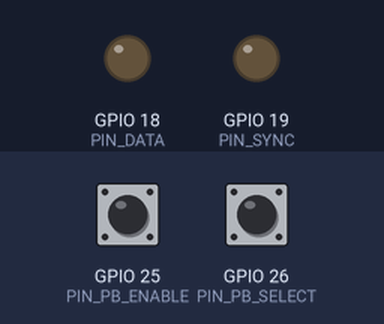
A sketch run on a simulated ESP32. Parts: output pins drawn as LEDs (lit = HIGH). The inputs (shaded band) are chosen by the test bench; at power-on: GPIO 25 (PIN_PB_ENABLE) LOW, GPIO 26 (PIN_PB_SELECT) LOW. What the sketch prints to the serial monitor is not drawn.

Above: at 1.2 s.
1.3 s: GPIO 25 (PIN_PB_ENABLE) driven HIGH
At 1.94 s:
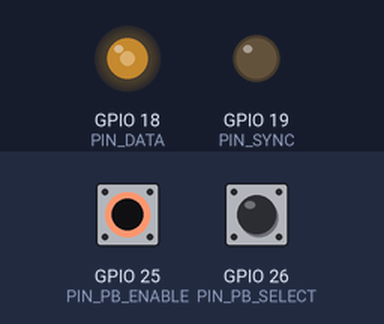
4.3 s: GPIO 26 (PIN_PB_SELECT) pulled HIGH for 0.15 s
At 4.49 s:
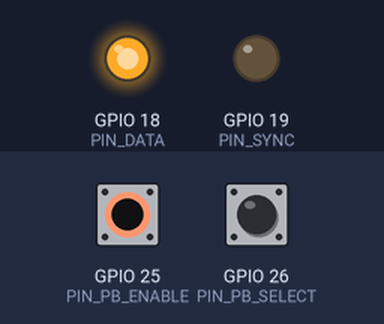
7.3 s: GPIO 26 (PIN_PB_SELECT) pulled HIGH for 1 s
10.3 s: GPIO 26 (PIN_PB_SELECT) pulsed HIGH 2 times (0.12 s each, 0.3 s apart)
13.3 s: GPIO 25 (PIN_PB_ENABLE) pulsed LOW 5 times (0.12 s each, 0.3 s apart)
Timing chart, 0 to 16.3 s (numbered marks = the images above; inputs shaded):
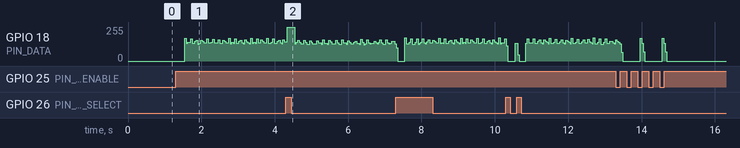

The sketch:

Arduino_code.ino
```cpp
//#define DEBUG_TIMING

#ifdef DEBUG_TIMING
  #define UNIT 20
#else
  #define UNIT 1
#endif

const int PIN_DATA = 18;
const int PIN_SYNC = 19;
const int PIN_PB_ENABLE = 25;
const int PIN_PB_SELECT = 26;

// surname: Sun
const uint32_t param_a = 800 * UNIT;      //a = 8 * 100us
const uint32_t param_b = 600 * UNIT;      //b = 6 * 100us
const int      param_c = 17;              //c = 13 + 4
const uint32_t param_d = 6500 * UNIT;     //d = 13 * 500us
const uint32_t T_SYNC_ON = 50 * UNIT;     //50us

volatile bool outputEnabled = false;
volatile bool alternativeMode = false;
bool lastPB1 = LOW;
bool lastPB2 = LOW;

enum State { SEND_SYNC, SEND_DATA_ON, SEND_DATA_OFF, SEND_IDLE };
State currentState = SEND_SYNC;
int currentPulse = 1;
unsigned long stateStartTime = 0;
uint32_t currentInterval = 0;

void setup() {
  Serial.begin(115200);
  pinMode(PIN_DATA, OUTPUT);
  pinMode(PIN_SYNC, OUTPUT);
  pinMode(PIN_PB_ENABLE, INPUT_PULLDOWN);
  pinMode(PIN_PB_SELECT, INPUT_PULLDOWN);

  Serial.println("DATA_SignalA,SYNC_SignalB");
}

void loop() {
  //按钮检测
  bool reading1 = digitalRead(PIN_PB_ENABLE);
  bool reading2 = digitalRead(PIN_PB_SELECT);

  if (reading1 == HIGH && lastPB1 == LOW) {
    outputEnabled = !outputEnabled;
    Serial.print("PB1_CLICKED:ENABLED=");
    Serial.println(outputEnabled ? "YES" : "NO");
    if (!outputEnabled) {
      digitalWrite(PIN_DATA, LOW);
      digitalWrite(PIN_SYNC, LOW);
      currentState = SEND_SYNC;
      currentPulse = 1;
    }
    delay(200);
  }
  lastPB1 = reading1;

  //切换模式
  if (reading2 == HIGH && lastPB2 == LOW) {
    alternativeMode = !alternativeMode;
    Serial.print("PB2_CLICKED:MODE=");
    Serial.println(alternativeMode ? "ALT_REVERSED" : "NORMAL");
    delay(200);
  }
  lastPB2 = reading2;

  //串口绘图输出
  if (outputEnabled) {
    Serial.print(digitalRead(PIN_DATA) * 1.0);
    Serial.print(",");
    Serial.println(digitalRead(PIN_SYNC) * 1.5); // SYNC稍微画高一点方便对比
  }

  //波形生成状态机
  if (!outputEnabled) return;

  unsigned long now = (UNIT == 1000) ? millis() : micros();

  if (now - stateStartTime >= currentInterval) {
    stateStartTime = now;
    switch (currentState) {
      case SEND_SYNC:
        digitalWrite(PIN_SYNC, HIGH);
        currentInterval = T_SYNC_ON;
        currentState = SEND_DATA_ON;
        currentPulse = 1;
        break;

      case SEND_DATA_ON:
        digitalWrite(PIN_SYNC, LOW);
        digitalWrite(PIN_DATA, HIGH);
        {
          //n从1到17变化
          int n_val = alternativeMode ? (param_c - currentPulse + 1) : currentPulse;
          currentInterval = param_a + ((n_val - 1) * 50 * UNIT); // T_ON(n) 公式
        }
        currentState = SEND_DATA_OFF;
        break;

      case SEND_DATA_OFF:
        digitalWrite(PIN_DATA, LOW);
        if (currentPulse < param_c) {
          currentInterval = param_b;
          currentState = SEND_DATA_ON;
          currentPulse++;
        } else {
          currentInterval = param_d;
          currentState = SEND_IDLE;
        }
        break;

      case SEND_IDLE:
        currentInterval = 0;
        currentState = SEND_SYNC;
        break;
    }
  }
}
```

Measured:
- by itself, GPIO 18 (PIN_DATA): ramps from 169/255 to 0/255 and jumps back, once every 0.60 s
